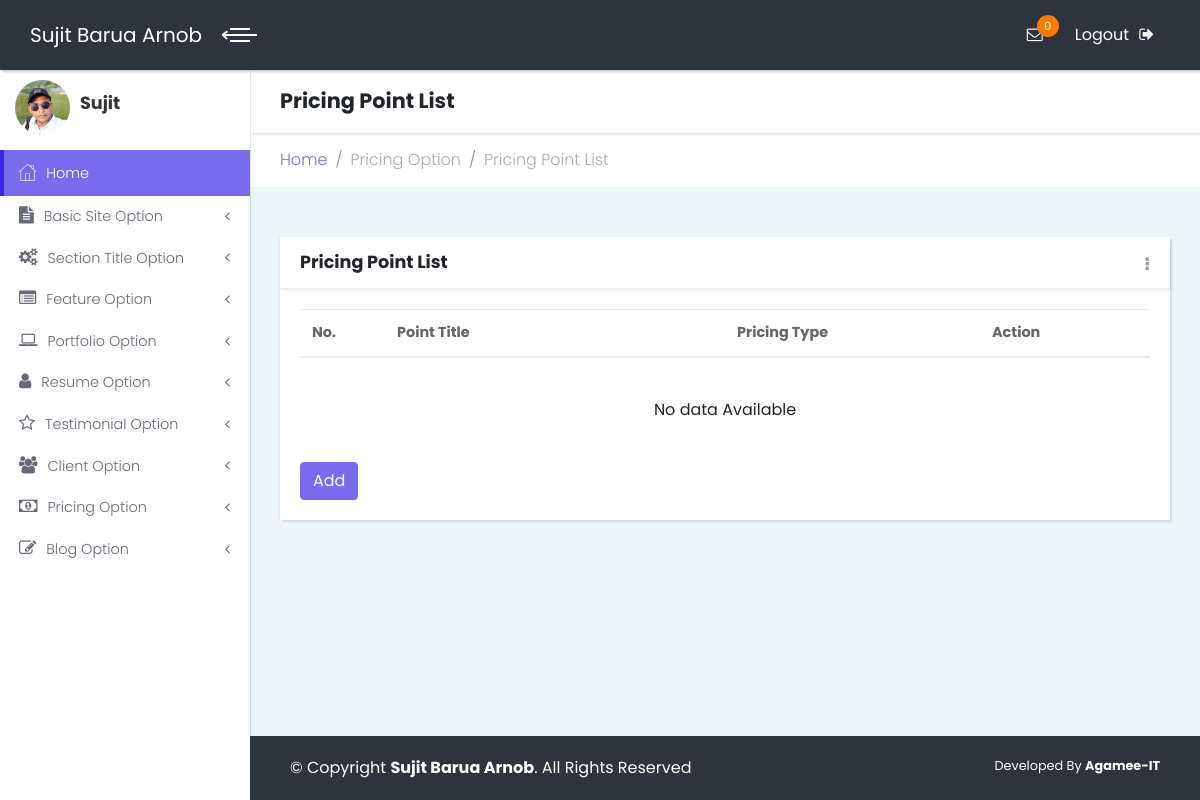
/admin/pricingpointlist.php (signed in), run on an earlier commit of the app's database.
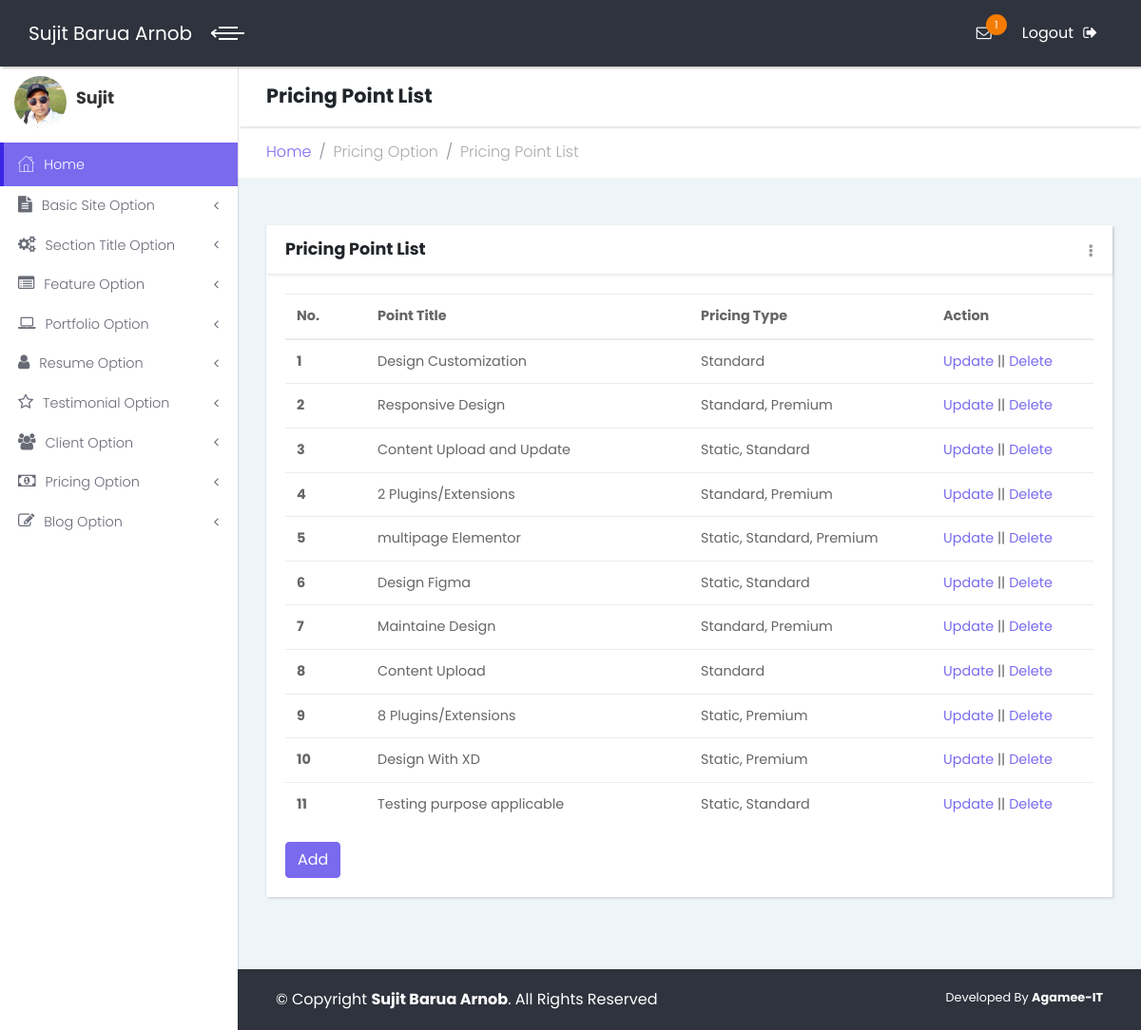
And on a later commit of the database.
### tables this page shows
CREATE TABLE `tbl_basic_info` (
  `id` int(11) NOT NULL,
  `name` varchar(255) NOT NULL,
  `nickname` varchar(100) NOT NULL,
  `logo` varchar(255) NOT NULL,
  `favicon` varchar(255) NOT NULL,
  `copyright` varchar(255) NOT NULL
);

CREATE TABLE `tbl_pricing_point` (
  `id` int(11) NOT NULL,
  `type_1` int(11) NOT NULL DEFAULT 0,
  `type_2` int(11) NOT NULL DEFAULT 0,
  `type_3` int(11) NOT NULL DEFAULT 0,
  `title` varchar(255) NOT NULL
);

### lib/database.php (called while the page is built, shortened)
<?php
class Database{
	public $host   = DB_HOST;
	public $user   = DB_USER;
	public $pass   = DB_PASS;
	public $dbname = DB_NAME;
	public $link1;
	private function connecDB()
	{
		$this->link1 = new mysqli($this->host, $this->user, $this->pass, $this->dbname);
	}
	public function select($query)
	{
		$result = $this->link1->query($query) or die ($this->link1->error.__LINE__);
		if($result->num_rows > 0){
			return $result;
		}
		else{
			return false;
		}
	}
}
?>

### admin/pricingpointlist.php (the view, shortened to what the changed rows need)
<?php include "inc/header.php"; ?>
<?php include "inc/sidebar.php"; ?>
            <div class="content-inner">
                <header class="page-header">
                    <div class="container-fluid">
                        <h2 class="no-margin-bottom">Pricing Point List</h2>
                    </div>
                </header>
                <section class="tables">
                    <div class="container-fluid">
                        <div class="row">
                            <div class="col-md-12">
                                <div class="card">
                                    <div class="card-body">
                                        <table class="table">
                                            <thead>
                                                <tr>
                                                    <th width="10%">No.</th>
                                                    <th width="40%">Point Title</th>
                                                    <th width="30%">Pricing Type</th>
                                                    <th width="20%">Action</th>
                                                </tr>
                                            </thead>
                                            <tbody>
<?php
	$query = "select * from tbl_pricing_point order by id asc";
    $i = 0;
	$post = $db->select($query);
	if($post)
	{
		while($result = $post->fetch_assoc())
		{
			$i++;
            $type_1 = $result['type_1'];
            $type_2 = $result['type_2'];
            $type_3 = $result['type_3'];
            if($type_1==1){
                $type_text = "Static";
            }
            if($type_2==1){
                if($type_1==1){
                    $type_text = "Static, Standard";
                }
                else{
                    $type_text = "Standard";
                }
            }
            if($type_3==1){
                if($type_1==1 && $type_2==1){
                    $type_text = "Static, Standard, Premium";
                }
                else if($type_1==1){
                    $type_text = "Static, Premium";
                }
                else if($type_2==1){
                    $type_text = "Standard, Premium";
                }
                else{
                    $type_text = "Premium";
                }
            }
?>
                                                <tr>
                                                    <th scope="row" style="vertical-align:middle"><?php echo $i; ?></th>
                                                    <td scope="row" style="vertical-align:middle"><?php echo $result['title']; ?></td>
                                                    <td scope="row" style="vertical-align:middle"><?php echo $type_text;?></td>
                                                    <td style="vertical-align:middle"><a class="actionLink" href="editpricingpoint.php?pointId=<?php echo $result['id']; ?>">Update</a>  || <a class="actionLink" onclick= "return confirm('Are you sure to Delete This Point?');" href="?delpointid=<?php echo $result['id'];?>">Delete</a></td>
                                                </tr>
<?php } } ?>
											</tbody>
                                        </table>
<?php if($i==0) { ?>
                                        <p class="text-center py-4">No data Available</p>
<?php } ?>
                                        <a href="addpricingpoint.php" class="btn btn-primary">Add</a>
                                    </div>
                                </div>
                            </div>
                           </div>
                    </div>
                </section>
<?php include "inc/footer.php"; ?>
            </div>
        </div>
    </div>
</body>
</html>

### admin/inc/header.php (shortened to what the changed rows need)
<?php include '../lib/database.php'; ?>
<?php
	$db = new Database();
?>
<!DOCTYPE html>
<html>
<head>
    <link rel="stylesheet" href="vendor/bootstrap/css/bootstrap.min.css">
    <link rel="stylesheet" href="vendor/font-awesome/css/font-awesome.min.css">
    <link rel="stylesheet" href="css/fontastic.css">
    <link rel="stylesheet" href="css/style.default.css" id="theme-stylesheet">
    <link rel="stylesheet" href="css/custom.css">
</head>
<body>
    <div class="page">
        <header class="header">
            <nav class="navbar">
                <div class="container-fluid">
                    <div class="navbar-holder d-flex align-items-center justify-content-between">
                        <div class="navbar-header">
                            <a href="index.php" class="navbar-brand">
<?php
    $query = "select * from tbl_basic_info";
    $getData = $db->select($query);
    if($getData)
    {
        while($result = $getData->fetch_assoc())
        {
?>
                                <div class="brand-text brand-big"><span><?php echo $result['name'];?></span></div>
<?php } } ?>
                            </a>
                        </div>
                        <ul class="nav-menu list-unstyled d-flex flex-md-row align-items-md-center">
<?php
		$query = "select count(id) as countId from tbl_contact where status=0";
		$getData = $db->select($query);
		if($getData)
		{
			while($result = $getData->fetch_assoc())
			{
				$countId = $result['countId'];
			}
		}
?>
                            <li class="nav-item dropdown"> <a id="messages" rel="nofollow" href="inbox.php" class="nav-link"><i class="fa fa-envelope-o"></i><span class="badge bg-orange"><?php echo $countId; ?></span></a>
                            </li>
                        </ul>
                    </div>
                </div>
            </nav>
        </header>

### admin/inc/sidebar.php (shortened to what the changed rows need)
        <div class="page-content d-flex align-items-stretch">
            <nav class="side-navbar">
<?php
    $query = "select * from tbl_basic_info";
    $getData = $db->select($query);
    if($getData)
    {
        while($result = $getData->fetch_assoc())
        {
?>
                <div class="sidebar-header d-flex align-items-center">
                    <div class="avatar"><img src="<?php echo $result['logo'];?>" alt="..." class="img-fluid rounded-circle"></div>
                    <div class="title">
                        <h1 class="h4"><?php echo $result['nickname'];?></h1>
                    </div>
                </div>
<?php } } ?>
            </nav>

### admin/inc/footer.php
<footer class="main-footer">
	<div class="container-fluid">
		<div class="row">
			<div class="col-sm-8">
<?php
$query = "select * from tbl_basic_info";
$getData = $db->select($query);
if($getData)
{
	while($result = $getData->fetch_assoc())
	{
?>
				&copy; Copyright <strong><span><?php echo $result['name'];?></span></strong>. All Rights Reserved
<?php } } ?>
			</div>
			<div class="col-sm-4 text-right">
				<p>Developed By <b><a href="#">Agamee-IT</a></b></p>
			</div>
		</div>
	</div>
</footer>

What changed in the data, as far as the page shows it:
added tbl_pricing_point: title "Design Customization", type_1 "Standard"
added tbl_pricing_point: title "Responsive Design", type_2 "Standard, Premium"
added tbl_pricing_point: title "Content Upload and Update", type_1 "Static, Standard"
added tbl_pricing_point: title "2 Plugins/Extensions", type_2 "Standard, Premium"
added tbl_pricing_point: title "multipage Elementor", type_text "Static, Standard, Premium"
added tbl_pricing_point: title "Design Figma", type_1 "Static, Standard"
added tbl_pricing_point: title "Maintaine Design", type_2 "Standard, Premium"
added tbl_pricing_point: title "Content Upload", type_1 "Standard"
added tbl_pricing_point: title "8 Plugins/Extensions", type_1 "Static, Premium"
added tbl_pricing_point: title "Design With XD", type_1 "Static, Premium"
added tbl_pricing_point: title "Testing purpose applicable", type_1 "Static, Standard"
Also different on the page:
$countId: "0" → "1"
text no longer shown: "No data Available"
